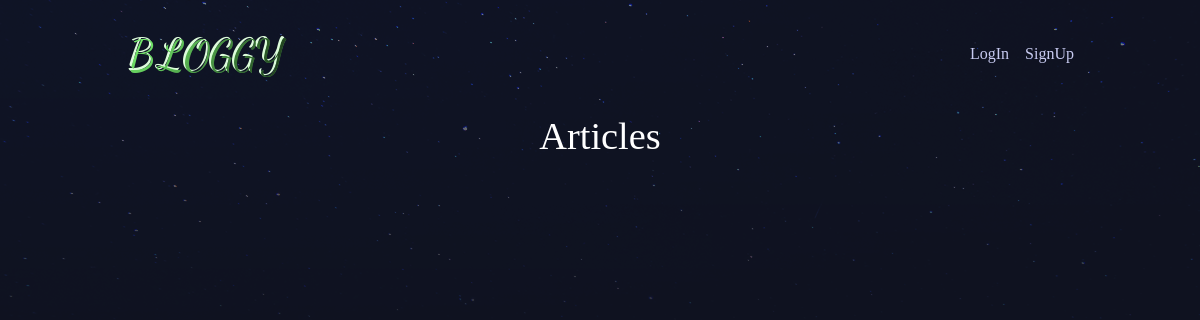
/articles/, run on an earlier commit of the app's database.
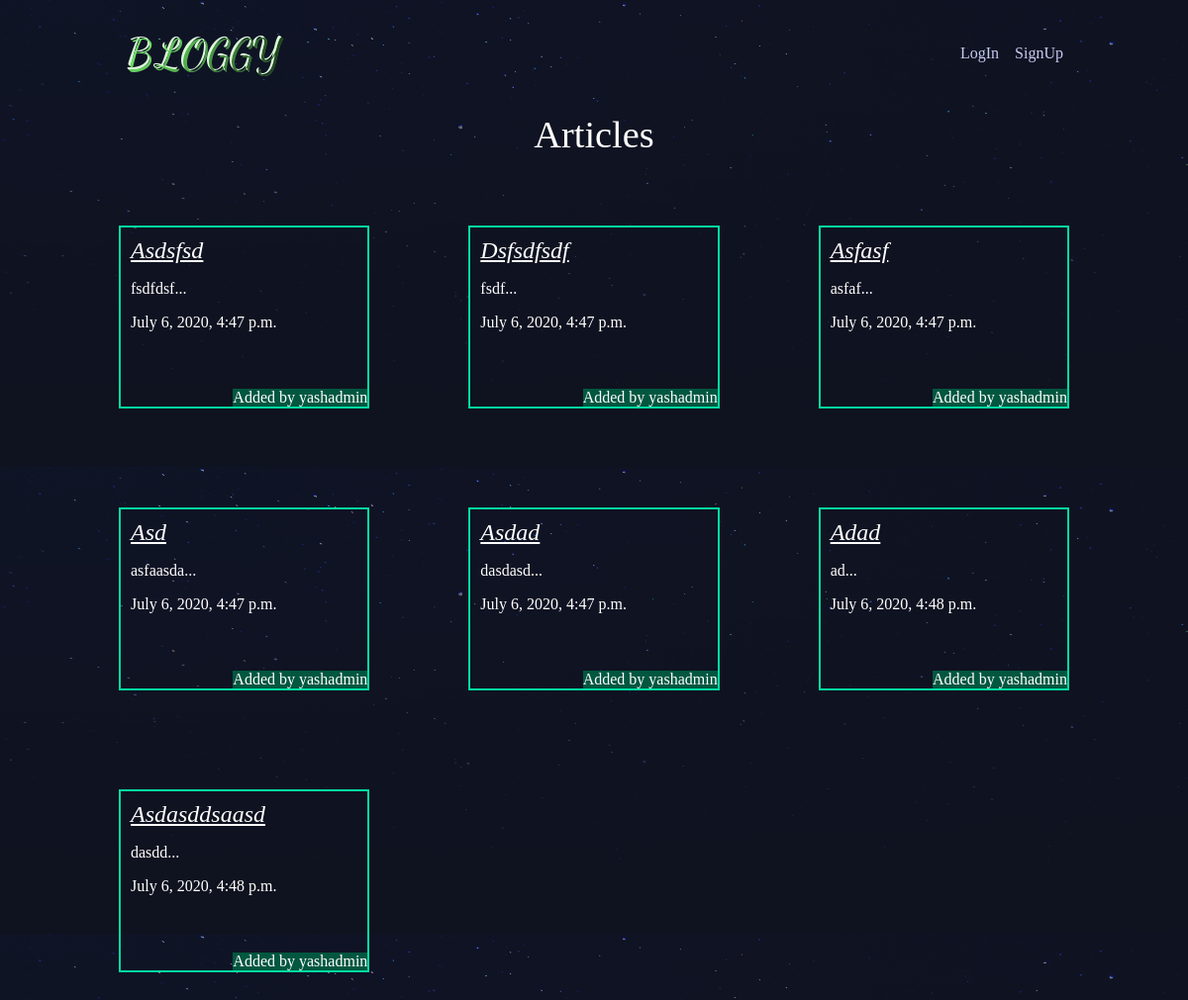
And on a later commit of the database.
### articles/models.py (models this page shows, shortened)
class Article(models.Model):
    title = models.CharField(max_length=100)
    slug = models.SlugField()
    body = models.TextField()
    date = models.DateTimeField(auto_now_add=True)
    thumb_pic=models.ImageField(blank=True,default="moon.jpeg")
    author=models.ForeignKey(User,default=None,on_delete=models.CASCADE)  # foreign ey added .. after importing the user models from authentication.models
    def snippet(self):
        return self.body[:50] + '...'

### articles/views.py (the view)
def article_list(request):
    articles = Article.objects.all().order_by('date');
    return render(request, 'articles/article_list.html', { 'articles': articles })

### articles/templates/articles/article_list.html
{% extends 'base_layout.html' %} {% block content %}
<h1>Articles</h1>
<div class="articles">
    {% for article in articles %}
    <div class="article">
        <h2>
            <a href="{% url 'articles:detail' slug=article.slug %}" class="card-title">{{ article.title }}</a>
        </h2>
        <p>{{ article.snippet }}</p>
        <p>{{ article.date }}</p>
        <p class="author">Added by {{article.author}}</p>
    </div>
    {% endfor %}
</div>
{% endblock %}

What changed in the data, as far as the page shows it:
added Article: title "Asdsfsd", snippet "fsdfdsf...", date "July 6, 2020, 4:47 p.m.", author "yashadmin"
added Article: title "Dsfsdfsdf", snippet "fsdf...", date "July 6, 2020, 4:47 p.m.", author "yashadmin"
added Article: title "Asfasf", snippet "asfaf...", date "July 6, 2020, 4:47 p.m.", author "yashadmin"
added Article: title "Asd", snippet "asfaasda...", date "July 6, 2020, 4:47 p.m.", author "yashadmin"
added Article: title "Asdad", snippet "dasdasd...", date "July 6, 2020, 4:47 p.m.", author "yashadmin"
added Article: title "Adad", snippet "ad...", date "July 6, 2020, 4:48 p.m.", author "yashadmin"
added Article: title "Asdasddsaasd", snippet "dasdd...", date "July 6, 2020, 4:48 p.m.", author "yashadmin"
